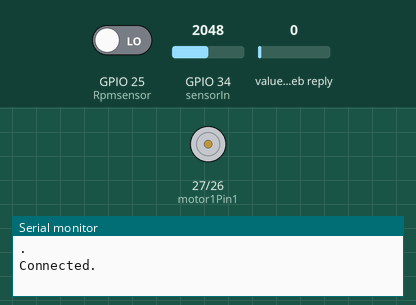
Recording of a sketch running on a simulated ESP32. Parts: motor-driver pin pairs drawn as motors (green arrow = first pin HIGH = forward, orange = second pin HIGH = backward, longer = more drive, scaled by the enable pin), the last lines printed to the serial monitor. The inputs (shaded band) are chosen by the test bench; at power-on: value in the web reply 0, GPIO 25 (Rpmsensor) LOW, GPIO 34 (sensorIn) = 2048. WiFi joins after 1.5 s; servers stay silent unless stated; web services answer with replies made up by the test bench.

Above: at 6.1 s.
6.2 s: value in the web reply set to 2
At 9.9 s:
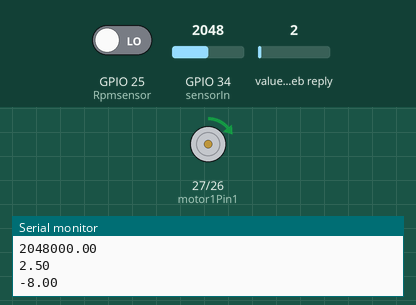
10.2 s: value in the web reply set to 75
At 13.4 s:
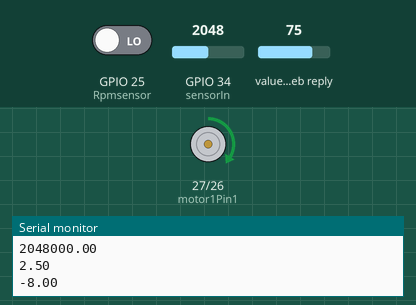
Timing chart, 0 to 14.9 s (numbered marks = the images above; inputs shaded):
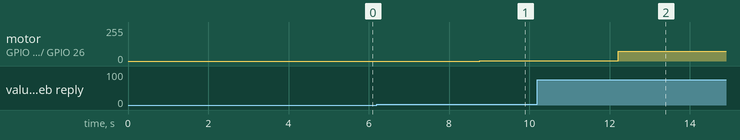

Measured:
- after the input at 6.2 s, motor on GPIO 27 (motor1Pin1) / GPIO 26 (motor1Pin2): stopped → forward 2/255 after 2.6 s
- after the input at 10.2 s, motor on GPIO 27 (motor1Pin1) / GPIO 26 (motor1Pin2): forward 2/255 → forward 75/255 after 2.0 s

The sketch:

controller.ino
```cpp
#include "WiFi.h"
#include "ThingSpeak.h"
#include "HTTPClient.h"

const int motor1Pin1 = 27;
const int motor1Pin2 = 26;
const int enable1Pin = 14;
const int sensorIn = 34;
const int Rpmsensor = 25;
const int freq = 30000;
const int pwmChannel = 0;
const int resolution = 8;
int dutyCycle = 200;
float vv = 4.9;

char* ssid = "Harsh";
char* pwd = "rudranshpratapsingh";
const char* myWriteAPIKey = "95X1SMC8POQD264A";
const char* myReadAPIKey = "KXTTNBBK66UCLUZO";
unsigned long myWriteChannel = 1825191;
unsigned long myReadChannel = 1863500;

String server = "https://esw-onem2m.iiit.ac.in/~/in-cse/in-name/Team-23/Node-1/Data";

struct Data {
  float rps, current;
  int dutyCycle;
  unsigned int t;
};

const int DataBufferLen = 15;
struct Data DataBuffer[DataBufferLen];
int DataLen = 0;

WiFiClient client;

void setup() {
  pinMode(motor1Pin1, OUTPUT);
  pinMode(motor1Pin2, OUTPUT);
  pinMode(enable1Pin, OUTPUT);
//    pinMode(sensorIn, INPUT);
  pinMode(Rpmsensor, INPUT);
  ledcSetup(pwmChannel, freq, resolution);
  ledcAttachPin(enable1Pin, pwmChannel);

  Serial.begin(9600);
  Serial.print("Testing DC Motor...");
  WiFi.mode(WIFI_STA);
  ThingSpeak.begin(client);  // Initialize ThingSpeak
}

void pushThingspeak(){
  unsigned int push_time = millis()-1;

  if (DataLen < DataBufferLen){
    return;
  }

  String json = "[";
  for (int  i = 0; i < DataBufferLen; i++) {
    if (i != 0) {
      json += ",";
    }

    json += "{\"delta_t\":" + String((push_time - DataBuffer[i].t)/1000) + ",\"field1\":" + String(DataBuffer[i].rps) +
    ",\"field2\":" + String(DataBuffer[i].current) + ",\"field3\":" + String(DataBuffer[i].dutyCycle) + "}";
  }
  json += "]";

  Serial.println("Pushing data to Thingspeak");
  Serial.println(json);

  char TSserver[] = "https://api.thingspeak.com/channels/1825191/bulk_update.json";
  HTTPClient http;
  http.begin(TSserver);
  http.addHeader("Content-Type","application/json");
  int code = http.POST("{\"write_api_key\":\"95X1SMC8POQD264A\",\"updates\":" + json + "}");
  Serial.println("Code returned : " + String(code));
  if (code == -1)
  {
    Serial.println("Connection failed");
    return;
  }
  http.end();
  DataLen = 0;
}


void pushOnem2m(String val)
{
  static int last_push = millis();

  if (millis() - last_push < 0)
  {
    return;
  }
  HTTPClient http;
  http.begin(server);
  http.addHeader("X-M2M-Origin", "!qH#A6:WvyYXL");
  http.addHeader("Content-Type", "application/json;ty=4");
//  Serial.println("{\"m2m:cin\": {\"cnf\":\"application/json\",\"con\": " + \"+String(val)+\" + "}}");
  int code = http.POST("{\"m2m:cin\": {\"cnf\":\"application/json\",\"con\": \"" + String(val) + "\"}}");
  Serial.println(code);
  if (code == -1)
    Serial.println("Connection failed");
  http.end();
  last_push = millis();
}


float getRPS() {

  unsigned long stTime = millis();
  float Rota = 0;
  unsigned long enTime = stTime + 1000;
  while (millis() < enTime) {
    if (digitalRead(Rpmsensor))  {
      Rota += 1;
      while (digitalRead(Rpmsensor));

    }
  }
  Rota /= 40;

  return Rota ;

}

float getCurrent()
{
  float resultVol = 0;
  float resultCurr;
  for (int i = 0; i < 1000; i++) {
    resultVol += (analogRead(sensorIn));
    delay(1);
  }
  Serial.println(resultVol);

  resultVol = (resultVol / 1000) * 5 / 4096;
  Serial.println(resultVol);
  resultCurr = (resultVol-3.3) / 0.1;
  Serial.println(resultCurr);

  return resultCurr;
}


void loop() {
  // Move DC motor forward with increasing speed
  if (WiFi.status() != WL_CONNECTED) {
    Serial.print("Attempting to connect to SSID: ");
    Serial.println(ssid);
    while (WiFi.status() != WL_CONNECTED) {
      WiFi.begin(ssid, pwd);  // Connect to WPA/WPA2 network. Change this line if using open or WEP network
      Serial.print(".");
      delay(5000);
    }
    Serial.println("\nConnected.");
  }

   int dutyCycle = ThingSpeak.readIntField(myReadChannel,1,myReadAPIKey);

  digitalWrite(motor1Pin1, HIGH);
  digitalWrite(motor1Pin2, LOW);

    ledcWrite(pwmChannel, dutyCycle);
    float curr = getCurrent();
    float rps = getRPS();
    Serial.print("duty cycle =  ");
    Serial.println(dutyCycle);
    Serial.print("current = ");
    Serial.println(curr);
    Serial.print("Rotations per sec = ");
    Serial.println(rps);

    DataBuffer[DataLen].rps = rps;
    DataBuffer[DataLen].current = curr;
    DataBuffer[DataLen].dutyCycle = dutyCycle;
    DataBuffer[DataLen].t = millis();

    DataLen++;

    pushThingspeak();

//    ThingSpeak.setField(1, rps);
//    ThingSpeak.setField(2, curr);
//    ThingSpeak.setField(3, dutyCycle);
//    pushOnem2m(String("["+String(rps)+","+String(curr)+","+String(dutyCycle)+"]"));

//    int x = ThingSpeak.writeFields(myWriteChannel, myWriteAPIKey);
//    if (x == 200) {
//      Serial.println("Channel update successful.");
//    }
//    else {
//      Serial.println("Problem updating channel. HTTP error code " + String(x));
//    }

    Serial.println("---------------------------------------------");

  delay(1 * 1000);
}
```
